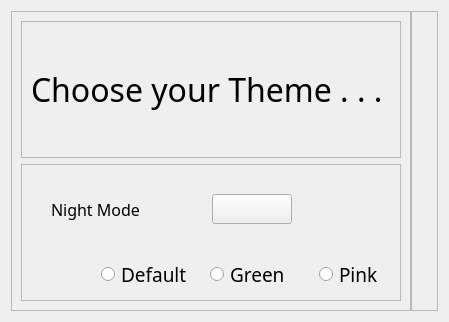
               <widget class="QWidget" name="page_settings">
                <layout class="QVBoxLayout" name="verticalLayout_15">
                 <item>
                  <widget class="QFrame" name="frame_settings_main">
                   <property name="styleSheet">
                    <string notr="true"/>
                   </property>
                   <property name="frameShape">
                    <enum>QFrame::NoFrame</enum>
                   </property>
                   <property name="frameShadow">
                    <enum>QFrame::Raised</enum>
                   </property>
                   <layout class="QVBoxLayout" name="verticalLayout_16">
                    <property name="spacing">
                     <number>0</number>
                    </property>
                    <property name="leftMargin">
                     <number>0</number>
                    </property>
                    <property name="topMargin">
                     <number>0</number>
                    </property>
                    <property name="rightMargin">
                     <number>0</number>
                    </property>
                    <property name="bottomMargin">
                     <number>0</number>
                    </property>
                    <item>
                     <widget class="QFrame" name="frame_settings_top">
                      <property name="frameShape">
                       <enum>QFrame::NoFrame</enum>
                      </property>
                      <property name="frameShadow">
                       <enum>QFrame::Raised</enum>
                      </property>
                      <layout class="QHBoxLayout" name="horizontalLayout_11">
                       <property name="spacing">
                        <number>0</number>
                       </property>
                       <property name="leftMargin">
                        <number>0</number>
                       </property>
                       <property name="topMargin">
                        <number>0</number>
                       </property>
                       <property name="rightMargin">
                        <number>0</number>
                       </property>
                       <property name="bottomMargin">
                        <number>0</number>
                       </property>
                       <item>
                        <widget class="QFrame" name="frame_for_settings_widget">
                         <property name="minimumSize">
                          <size>
                           <width>0</width>
                           <height>300</height>
                          </size>
                         </property>
                         <property name="frameShape">
                          <enum>QFrame::StyledPanel</enum>
                         </property>
                         <property name="frameShadow">
                          <enum>QFrame::Raised</enum>
                         </property>
                         <layout class="QVBoxLayout" name="verticalLayout_18">
                          <item>
                           <widget class="QFrame" name="frame_3">
                            <property name="frameShape">
                             <enum>QFrame::StyledPanel</enum>
                            </property>
                            <property name="frameShadow">
                             <enum>QFrame::Raised</enum>
                            </property>
                            <layout class="QVBoxLayout" name="verticalLayout_19">
                             <item>
                              <widget class="QLabel" name="choose_you_theme_label">
                               <property name="font">
                                <font>
                                 <family>Product Sans</family>
                                 <pointsize>24</pointsize>
                                </font>
                               </property>
                               <property name="styleSheet">
                                <string notr="true"/>
                               </property>
                               <property name="text">
                                <string>Choose your Theme . . . </string>
                               </property>
                               <property name="wordWrap">
                                <bool>true</bool>
                               </property>
                              </widget>
                             </item>
                            </layout>
                           </widget>
                          </item>
                          <item>
                           <widget class="QFrame" name="frame_4">
                            <property name="frameShape">
                             <enum>QFrame::StyledPanel</enum>
                            </property>
                            <property name="frameShadow">
                             <enum>QFrame::Raised</enum>
                            </property>
                            <widget class="QWidget" name="layoutWidget">
                             <property name="geometry">
                              <rect>
                               <x>30</x>
                               <y>20</y>
                               <width>241</width>
                               <height>51</height>
                              </rect>
                             </property>
                             <layout class="QHBoxLayout" name="horizontalLayout_13">
                              <item>
                               <widget class="QLabel" name="night_mode_label">
                                <property name="font">
                                 <font>
                                  <family>Product Sans</family>
                                  <pointsize>12</pointsize>
                                 </font>
                                </property>
                                <property name="styleSheet">
                                 <string notr="true"/>
                                </property>
                                <property name="text">
                                 <string>Night Mode </string>
                                </property>
                               </widget>
                              </item>
                              <item>
                               <widget class="QPushButton" name="dark_mode_onoff_button">
                                <property name="maximumSize">
                                 <size>
                                  <width>80</width>
                                  <height>30</height>
                                 </size>
                                </property>
                                <property name="styleSheet">
                                 <string notr="true"/>
                                </property>
                                <property name="text">
                                 <string/>
                                </property>
                                <property name="icon">
                                 <iconset resource="resources.qrc">
                                  <normaloff>:/toggle_off/icons/white/toggle_off.png</normaloff>:/toggle_off/icons/white/toggle_off.png</iconset>
                                </property>
                                <property name="iconSize">
                                 <size>
                                  <width>80</width>
                                  <height>30</height>
                                 </size>
                                </property>
                               </widget>
                              </item>
                             </layout>
                            </widget>
                            <widget class="QWidget" name="layoutWidget">
                             <property name="geometry">
                              <rect>
                               <x>80</x>
                               <y>80</y>
                               <width>321</width>
                               <height>61</height>
                              </rect>
                             </property>
                             <layout class="QHBoxLayout" name="horizontalLayout_12">
                              <item>
                               <widget class="QRadioButton" name="default_radio_button">
                                <property name="font">
                                 <font>
                                  <family>Product Sans</family>
                                  <pointsize>14</pointsize>
                                 </font>
                                </property>
                                <property name="styleSheet">
                                 <string notr="true"/>
                                </property>
                                <property name="text">
                                 <string>Default</string>
                                </property>
                               </widget>
                              </item>
                              <item>
                               <widget class="QRadioButton" name="green_radio_button">
                                <property name="font">
                                 <font>
                                  <family>Product Sans</family>
                                  <pointsize>14</pointsize>
                                 </font>
                                </property>
                                <property name="styleSheet">
                                 <string notr="true"/>
                                </property>
                                <property name="text">
                                 <string>Green</string>
                                </property>
                               </widget>
                              </item>
                              <item>
                               <widget class="QRadioButton" name="pink_radio_button">
                                <property name="font">
                                 <font>
                                  <family>Product Sans</family>
                                  <pointsize>14</pointsize>
                                 </font>
                                </property>
                                <property name="styleSheet">
                                 <string notr="true"/>
                                </property>
                                <property name="text">
                                 <string>Pink</string>
                                </property>
                               </widget>
                              </item>
                             </layout>
                            </widget>
                           </widget>
                          </item>
                         </layout>
                        </widget>
                       </item>
                       <item>
                        <widget class="QFrame" name="frame_for_gear_icon">
                         <property name="maximumSize">
                          <size>
                           <width>300</width>
                           <height>16777215</height>
                          </size>
                         </property>
                         <property name="frameShape">
                          <enum>QFrame::StyledPanel</enum>
                         </property>
                         <property name="frameShadow">
                          <enum>QFrame::Raised</enum>
                         </property>
                         <layout class="QVBoxLayout" name="verticalLayout_17">
                          <item>
                           <widget class="QLabel" name="label_for_gear_icon">
                            <property name="text">
                             <string/>
                            </property>
                            <property name="pixmap">
                             <pixmap resource="resources.qrc">:/gear_icon/icons/white/settings_gear.png</pixmap>
                            </property>
                           </widget>
                          </item>
                         </layout>
                        </widget>
                       </item>
                      </layout>
                     </widget>
                    </item>
                    <item>
                     <widget class="QFrame" name="frame_settings_bottom">
                      <property name="frameShape">
                       <enum>QFrame::StyledPanel</enum>
                      </property>
                      <property name="frameShadow">
                       <enum>QFrame::Raised</enum>
                      </property>
                      <widget class="QFrame" name="frame_for_download_location">
                       <property name="geometry">
                        <rect>
                         <x>20</x>
                         <y>50</y>
                         <width>401</width>
                         <height>40</height>
                        </rect>
                       </property>
                       <property name="frameShape">
                        <enum>QFrame::StyledPanel</enum>
                       </property>
                       <property name="frameShadow">
                        <enum>QFrame::Raised</enum>
                       </property>
                       <layout class="QHBoxLayout" name="horizontalLayout_22">
                        <item>
                         <widget class="QLabel" name="download_location_label">
                          <property name="font">
                           <font>
                            <family>Product Sans</family>
                            <pointsize>12</pointsize>
                           </font>
                          </property>
                          <property name="styleSheet">
                           <string notr="true"/>
                          </property>
                          <property name="text">
                           <string>Download Location</string>
                          </property>
                         </widget>
                        </item>
                        <item>
                         <widget class="QLineEdit" name="download_location_linedit">
                          <property name="minimumSize">
                           <size>
                            <width>150</width>
                            <height>0</height>
                           </size>
                          </property>
                          <property name="styleSheet">
                           <string notr="true"/>
                          </property>
                         </widget>
                        </item>
                        <item>
                         <widget class="QToolButton" name="download_location_tool_button">
                          <property name="styleSheet">
                           <string notr="true"/>
                          </property>
                          <property name="text">
                           <string>...</string>
                          </property>
                         </widget>
                        </item>
                       </layout>
                      </widget>
                     </widget>
                    </item>
                   </layout>
                  </widget>
                 </item>
                </layout>
               </widget>
